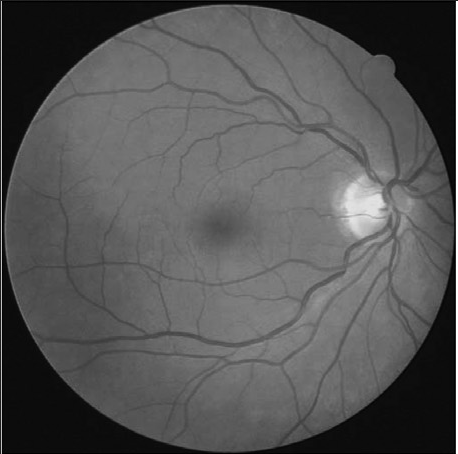
#> input picture Segmentacao de objetos/olho.PNG, 458 x 454 px, found by its file name
$ jupyter execute 'Binarização adaptativa.ipynb'   (shell and % lines are left out)
#> lines starting #> are read from the running program, lines starting #| are printed output that depends on the picture; after the words box and inside, x2 and y2 are one past the last pixel; in counts of white or black regions, pixels touching at a corner belong together
# Binarização adaptativa

Esse método é usado quando a imagem não possui iluminação adequada para o procedimento de binarização. A binarização adaptativa calcula diferentes valores de limiar para cada região da imagem, logo, cada região é tratada a fim de obter o melhor resultado cosiderando o seu contraste.

Importando as bibliotecas e lendo a imagem.

[cell 1]
import cv2
import numpy as np
from matplotlib import pyplot as plt


img = cv2.imread('olho.png', 0)
#> img is the input picture: shape (454, 458); min 0, max 255, mean 84.8

Aplicando um filtro mediana na imagem para suaviza-la melhor

[cell 2]
imgGauss = cv2.medianBlur(img, 7)

FUNÇÃO **adaptiveThreshold(src, maxValue, adaptiveMethod, thresholdType, blockSize, C)**

Entrada:
           1. src = Matriz referente à imagem.
           2. maxValue = Valor de intensidade máxima do pixel.
           3. adaptiveMethod = ADAPTIVE_THRESH_MEAN_C
                               ADAPTIVE_THRESH_GAUSSIAN_C
           4. thresholdType = THRESH_BINARY – Objeto de interesse em cor preta.
                              THRESH_BINARY_INV – Objeto de interesse em cor branca.
           5. blockSize = Tamanho da máscara.
           6. C = Constante de subtração da média ou da média ponderada.

Saída = Matriz referente a imagem binarizada adaptada.

[cell 3]
th2 = cv2.adaptiveThreshold(imgGauss, 255, cv2.ADAPTIVE_THRESH_MEAN_C, cv2.THRESH_BINARY, 11, 5)
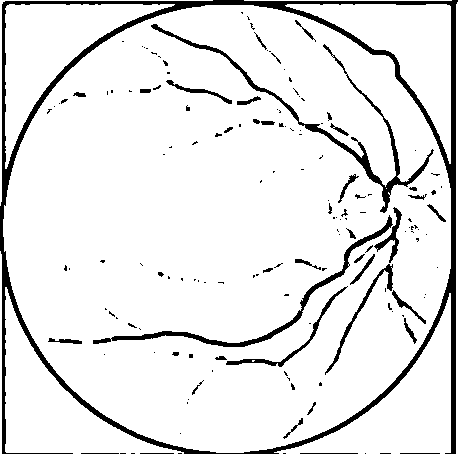
#> th2: shape (454, 458); 90.8% white; 155 black regions (112 under 20 px), largest, box (x1, y1, x2, y2) and area: (0, 0, 458, 454) 11074, (151, 24, 434, 213) 2214, (93, 215, 393, 347) 1666
th3 = cv2.adaptiveThreshold(imgGauss, 255, cv2.ADAPTIVE_THRESH_GAUSSIAN_C, cv2.THRESH_BINARY, 11, 2)
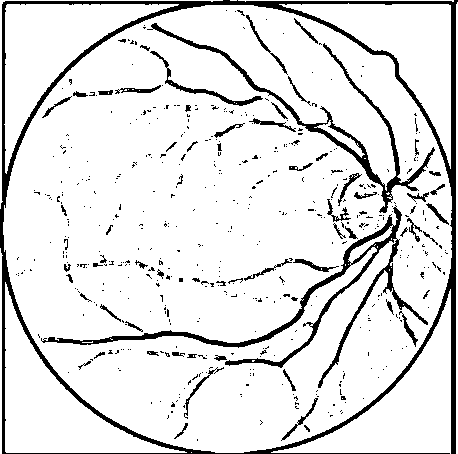
#> th3: shape (454, 458); 88.9% white; 504 black regions (437 under 20 px), largest, box (x1, y1, x2, y2) and area: (0, 0, 458, 454) 10401, (41, 205, 428, 388) 4096, (147, 23, 435, 213) 2689

Imagens segmentadas por binarização adaptativa

[cell 4]
fig, axes = plt.subplots(1, 3, figsize=(15, 5))

axes[0].imshow(cv2.cvtColor(img, cv2.COLOR_BGR2RGB))
axes[0].set_title('Original')

axes[1].imshow(cv2.cvtColor(th2, cv2.COLOR_BGR2RGB))
axes[1].set_title('Imagem Média')


axes[2].imshow(cv2.cvtColor(th3, cv2.COLOR_BGR2RGB))
axes[2].set_title('Imagem Gaussiana')

plt.show()
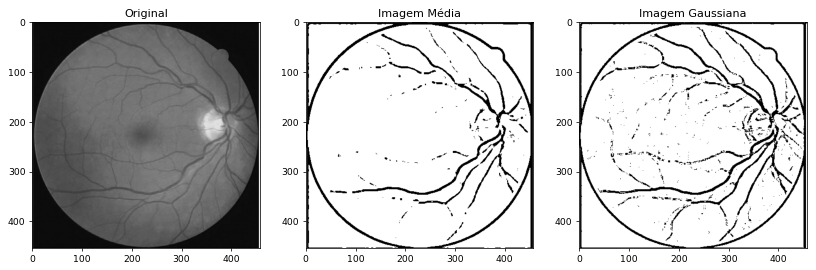
#> figure drawn by matplotlib, 3 panels
